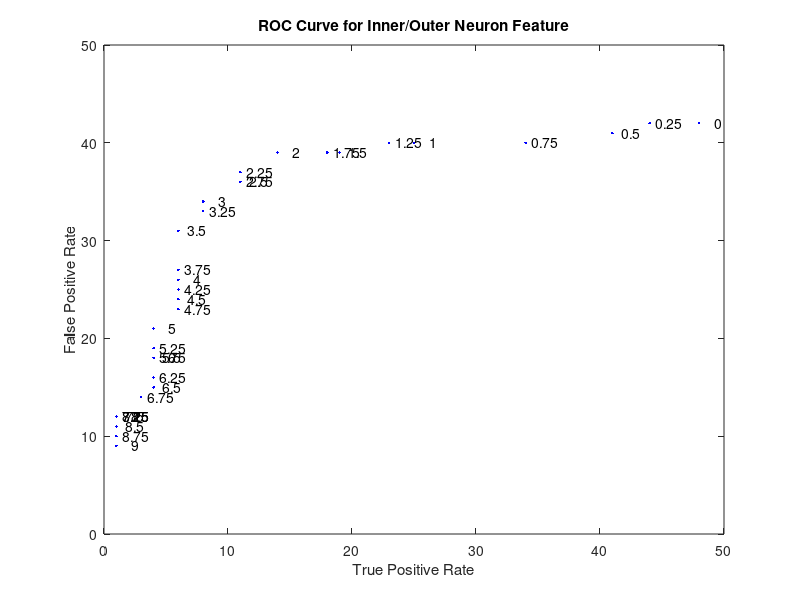

Reproduce this figure in MATLAB.
load ('2015.04.07 ratiometric ROC.mat'); 

thresh = 0:0.25:9;
TP_arr = zeros(1,length(thresh));
FP_arr = zeros(1,length(thresh));

for i = 1:length(thresh)
    thresh_temp = thresh(i);
    TP_temp = 0;
    FP_temp = 0;
    for j = 1:length(good)
        if good(j) > thresh_temp
            TP_temp = TP_temp + 1;
        end
    end
    
    for k = 1:length(bad)
        if bad(k) > thresh_temp
            FP_temp = FP_temp + 1;
        end
    end
    
    TP_arr(i) = TP_temp;
    FP_arr(i) = FP_temp;
end

figure();plot(FP_arr,TP_arr,'b.');xlabel('True Positive Rate');
ylabel('False Positive Rate');title('ROC Curve for Inner/Outer Neuron Feature');
x = FP_arr; y = TP_arr; c = cellstr(num2str(thresh'));
dx = 0.5; dy = 0.05; 
text(x+dx, y+dy, c);

%Now print out the ones that didn't make the cut!
dmso_ratio = dmso_inner ./ dmso_outer;
dmso_ratio(dmso_ratio == Inf) = 100;dmso_ratio(isnan(dmso_ratio) == 1) = 0;
mtz_ratio = mtz_inner ./ mtz_outer;
mtz_ratio(mtz_ratio == Inf) = 100;mtz_ratio(isnan(mtz_ratio) == 1) = 0;

dmso_inner(dmso_ratio < 2) = 0;
mtz_inner(mtz_ratio < 2) = 0;